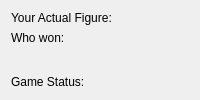
     <widget class="QWidget" name="layoutWidget">
      <property name="palette">
       <palette>
        <active>
         <colorrole role="Highlight">
          <brush brushstyle="SolidPattern">
           <color alpha="255">
            <red>232</red>
            <green>232</green>
            <blue>232</blue>
           </color>
          </brush>
         </colorrole>
        </active>
        <inactive>
         <colorrole role="Highlight">
          <brush brushstyle="SolidPattern">
           <color alpha="255">
            <red>232</red>
            <green>232</green>
            <blue>232</blue>
           </color>
          </brush>
         </colorrole>
        </inactive>
        <disabled/>
       </palette>
      </property>
      <layout class="QVBoxLayout" name="verticalLayout_2">
       <item>
        <widget class="QLabel" name="labelActualFigure">
         <property name="sizePolicy">
          <sizepolicy hsizetype="Preferred" vsizetype="Fixed">
           <horstretch>0</horstretch>
           <verstretch>0</verstretch>
          </sizepolicy>
         </property>
         <property name="palette">
          <palette>
           <active>
            <colorrole role="Highlight">
             <brush brushstyle="SolidPattern">
              <color alpha="255">
               <red>232</red>
               <green>232</green>
               <blue>232</blue>
              </color>
             </brush>
            </colorrole>
           </active>
           <inactive>
            <colorrole role="Highlight">
             <brush brushstyle="SolidPattern">
              <color alpha="255">
               <red>232</red>
               <green>232</green>
               <blue>232</blue>
              </color>
             </brush>
            </colorrole>
           </inactive>
           <disabled/>
          </palette>
         </property>
         <property name="text">
          <string>Your Actual Figure:   </string>
         </property>
        </widget>
       </item>
       <item>
        <widget class="QLabel" name="labelWhoWon">
         <property name="sizePolicy">
          <sizepolicy hsizetype="Preferred" vsizetype="Fixed">
           <horstretch>0</horstretch>
           <verstretch>0</verstretch>
          </sizepolicy>
         </property>
         <property name="palette">
          <palette>
           <active>
            <colorrole role="Highlight">
             <brush brushstyle="SolidPattern">
              <color alpha="255">
               <red>232</red>
               <green>232</green>
               <blue>232</blue>
              </color>
             </brush>
            </colorrole>
           </active>
           <inactive>
            <colorrole role="Highlight">
             <brush brushstyle="SolidPattern">
              <color alpha="255">
               <red>232</red>
               <green>232</green>
               <blue>232</blue>
              </color>
             </brush>
            </colorrole>
           </inactive>
           <disabled/>
          </palette>
         </property>
         <property name="text">
          <string>Who won:</string>
         </property>
        </widget>
       </item>
       <item>
        <widget class="QLabel" name="labelGamesHistory">
         <property name="enabled">
          <bool>true</bool>
         </property>
         <property name="palette">
          <palette>
           <active>
            <colorrole role="Highlight">
             <brush brushstyle="SolidPattern">
              <color alpha="255">
               <red>232</red>
               <green>232</green>
               <blue>232</blue>
              </color>
             </brush>
            </colorrole>
           </active>
           <inactive>
            <colorrole role="Highlight">
             <brush brushstyle="SolidPattern">
              <color alpha="255">
               <red>232</red>
               <green>232</green>
               <blue>232</blue>
              </color>
             </brush>
            </colorrole>
           </inactive>
           <disabled/>
          </palette>
         </property>
         <property name="text">
          <string/>
         </property>
         <property name="alignment">
          <set>Qt::AlignmentFlag::AlignLeading|Qt::AlignmentFlag::AlignLeft|Qt::AlignmentFlag::AlignTop</set>
         </property>
        </widget>
       </item>
       <item>
        <widget class="QLabel" name="labelGameStatus">
         <property name="sizePolicy">
          <sizepolicy hsizetype="Preferred" vsizetype="Fixed">
           <horstretch>0</horstretch>
           <verstretch>0</verstretch>
          </sizepolicy>
         </property>
         <property name="palette">
          <palette>
           <active>
            <colorrole role="Highlight">
             <brush brushstyle="SolidPattern">
              <color alpha="255">
               <red>232</red>
               <green>232</green>
               <blue>232</blue>
              </color>
             </brush>
            </colorrole>
           </active>
           <inactive>
            <colorrole role="Highlight">
             <brush brushstyle="SolidPattern">
              <color alpha="255">
               <red>232</red>
               <green>232</green>
               <blue>232</blue>
              </color>
             </brush>
            </colorrole>
           </inactive>
           <disabled/>
          </palette>
         </property>
         <property name="text">
          <string>Game Status: </string>
         </property>
         <property name="alignment">
          <set>Qt::AlignmentFlag::AlignBottom|Qt::AlignmentFlag::AlignLeading|Qt::AlignmentFlag::AlignLeft</set>
         </property>
        </widget>
       </item>
      </layout>
     </widget>
